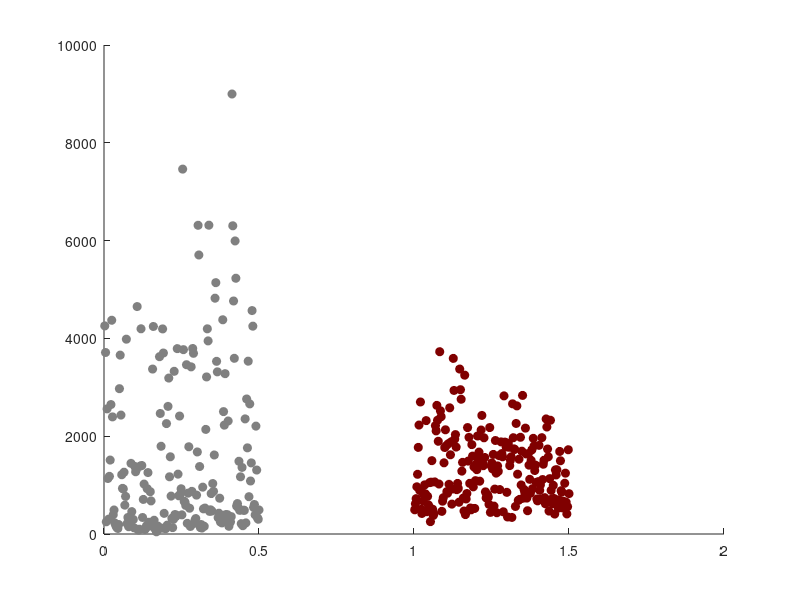

Write the MATLAB code that produced this figure. (Note: this script raises an error after producing the figure.)
% this code takes values of FISH intensity per cell in different conditions
% (input as different variables, see next section for data format)
% fits them to a sum of lognormal distributions, plots and saves the result of the
% fit.

%% Set up here the variables, their names for plot labels, their color
% this line for demo only, comment out if using your own data
load('histFISHtestDataSet.mat');

% make sure that there are the same number of elements in each of the three
% following variables!

% variables start here:

% each entry of this cell array should be a vertical vector corresponding 
% to one of the conditions of the experiment.
condVars = {mCherry,ints11};

% each entry of this cell array should be a character array that stores the
% name of each condition to be used in plot labels.
condNames = {'mCherry RNAi','Ints11 RNAi'}; 

% each entry of this cell array stores a 3x1 array of RGB values (0-1) used
% to plot the corresponding conditions.
condColors = {  [0.5,0.5,0.5];... % gray
                [0.5,0,0]};       % red

% this is the value of the background to be subtracted from each intensity
% value.
backgroundInt = 100;

% bin size of the histogram of the FISH intensity in the final plot
histBin = 150; 

% this stores the output table of the fit results. Without a directory
% name, it will be saved in the active matlab folder (likely where your
% code is).
% saves two files, one called <outFileName>Res.txt and one called
% <outFileName>Params.txt.
outFileName = 'HistFISH';

% Note that the fit boundaries might need to be adjusted to match different
% experiments. Go to the code lines where these values are set and adjust the values:
    % histLogBin = 0.1; % bin size for the histogram of the log transformed variable
    % a1min = 0.1; % minimum fraction of low-intensity population (0-1)
    % a1max = 0.9; % maximum fraction of low-intensity population (0-1)
    % mu1min = 1; % minimum value of the mean of the low-intensity population in the log-transformed variable
    % mu1max = 7; % maximum value of the mean of the low-intensity population in the log-transformed variable
    % sig1min = 0.1; % minimum value of the std of the low-intensity population in the log-transformed variable
    % sig1max = 1.2; % maximum value of the std of the low-intensity population in the log-transformed variable
    % mu2min = 7; % same as mu1min for high-intensity population
    % mu2max = 12; % same as mu1max for high-intensity population
    % sig2min = 0.1; % same as sig1min for high-intensity population
    % sig2max = 1.2; % same as sig1max for high-intensity population

%% subtract background from intensity values
condVarsCorr = cell(size(condVars));

for i=1:numel(condVars)
    condVarsCorr{i} = condVars{i} - backgroundInt;
end    

%%  Side by side scatter plot of ctrl vs RNAi
figure('Name','Scatter plots intensities');
hold;
for i=1:numel(condVarsCorr)
    scatter(i-1+ (1:numel(condVarsCorr{i}))/(2*numel(condVarsCorr{i})),condVarsCorr{i},'o',...
        'MarkerFaceColor',condColors{i},'MarkerEdgeColor',condColors{i});
end

alpha(0.25);
xlim([-0.5,2]);
xticks([0.25,1.25]);
xticklabels(condNames);
xtickangle(45);
ylabel('H3 RNA FISH intensity per cell');

%% fit the histogram of log(intensity+1) to the sum of two gaussians

% set up the parameters for fit of the log-transformed variable to a sum of 2 gaussians (bootstrap)
itnum = 100; % number of iterations
use_weights = 1; % whether to use statistical weights in the fit

%----------------------------------------------------------------------------------
% the following parameters might need to be adjusted to match different experiments
histLogBin = 0.1; % bin size for the histogram of the log transformed variable
a1min = 0.1; % minimum fraction of low-intensity population (0-1)
a1max = 0.9; % maximum fraction of low-intensity population (0-1)
mu1min = 1; % minimum value of the mean of the low-intensity population in the log-transformed variable
mu1max = 7; % maximum value of the mean of the low-intensity population in the log-transformed variable
sig1min = 0.1; % minimum value of the std of the low-intensity population in the log-transformed variable
sig1max = 1.2; % maximum value of the std of the low-intensity population in the log-transformed variable
mu2min = 7; % same as mu1min for high-intensity population
mu2max = 12; % same as mu1max for high-intensity population
sig2min = 0.1; % same as sig1min for high-intensity population
sig2max = 1.2; % same as sig1max for high-intensity population
% end of adjustable parameters.
%------------------------------

% combine all boundary conditions into two vectors
lb = [a1min, mu1min, sig1min, mu2min, sig2min];
ub = [a1max, mu1max, sig1max, mu2max, sig2max];

% compute histograms of the log-transformed variables, and fit it to
% the sum of two gaussians
for i=1:numel(condVarsCorr)

    [nLog{i},xLog{i}] = hist( log(condVarsCorr{i}+1),...
        0:histLogBin:max(log(condVarsCorr{i}+1))+histLogBin);

    [ mVals{i},sVals{i},xFitLog{i},yFitLog{i} ] = fit_2_gaussian_bootstrap( ...
    log(condVarsCorr{i}+1), itnum, histLogBin, use_weights, lb, ub );
end

% plot log-transformed results of the fit
figure('Name','Log-transformed Histograms and fits');
hold;
for i=1:numel(condVarsCorr)
    plot(xLog{i}-1,nLog{i},'Color',condColors{i},...
        'DisplayName',[condNames{i},' log(x+1) histogram']);
    plot(xFitLog{i}-1,yFitLog{i}*sum(nLog{i}),'Color',condColors{i},...
        'LineWidth',2,'DisplayName',[condNames{i},' fit']);
end
xlabel('log(x+1) transform of H3 RNA FISH intensity per cell');
ylabel('Counts');


%% reverse-transform results of the log-transform fit back into linear space

% factor used to define the sampling interval 
    % of the fitted function for a smooth plot. 
    % E.g. if the histogram of the data is computed with a bin size histBin = 150, 
    % the fitted function will be evaluated every histBin/overSamplingFactor, 
    % i.e. 15 if overSamplingFactor = 10.
overSamplingFactor = 10; 

% complute global maximum value    
globMax = -Inf;
for i=1:numel(condVarsCorr)
    if max(condVarsCorr{i}) > globMax
        globMax = max(condVarsCorr{i});
    end
end

x = cell(numel(condVarsCorr),1);
n = cell(numel(condVarsCorr),1);
xfit = cell(numel(condVarsCorr),1);
yfit = cell(numel(condVarsCorr),1);
for i=1:numel(condVarsCorr)
    % compute the histogram of the data in linear space
    [n{i},x{i}] = hist(condVarsCorr{i},0:histBin:globMax+histBin);
    
    % compute the values of the fit function
    xfit{i} = 0:histBin/overSamplingFactor:(globMax+histBin);

    yfit{i} = (mVals{i}(1)*normpdf(log(xfit{i}+1),mVals{i}(2),mVals{i}(3)) ...
        + (1-mVals{i}(1))*normpdf(log(xfit{i}+1),mVals{i}(4),mVals{i}(5)))./(xfit{i}+1);

    yfit{i} = overSamplingFactor*yfit{i}/sum(yfit{i})*sum(n{i});
end

fh = figure('Name','Histogram + fit');
vSpace = 0.1;
vHeight = (1-vSpace*(numel(condVarsCorr)+1))/numel(condVarsCorr);
ah = cell(numel(condVarsCorr),1);
for i=1:numel(condVarsCorr)
    ah{i} = axes('Parent',fh,'Position',[0.1,1-i*(vHeight+vSpace),0.8,vHeight],...
        'Units','normalized');
    hold;
    xlabel('FISH intensity');
    ylabel('Counts');
end

for i=1:numel(condVarsCorr)
    % plot data as bar plot
    h = bar(ah{i},x{i},n{i},'FaceColor',condColors{i},...
        'EdgeColor',condColors{i},...
        'FaceAlpha',0.5,...
        'EdgeAlpha',0,...
        'LineWidth',1,'BarWidth',1);
    set(h,'DisplayName',[condNames{i},' data']);
    
    % plot fit;
    % note that the formula of the variance of the log-normal distribution if the
    % log transformed distribution has mean mu and std sigma is:
    % (exp(sigma^2) - 1)*exp(2*mu + sigma^2)
    % from https://en.wikipedia.org/wiki/Log-normal_distribution
    plot(ah{i},xfit{i},yfit{i},'Color',condColors{i},'LineWidth',2,...
        'DisplayName',[condNames{i},' fit:',newline,...
        'a_1 = ',num2str(mVals{i}(1),'%.2f'),...
        ' +/- ',num2str(sVals{i}(1),'%.1f'),...
        '; \mu_1 = ',num2str(exp(mVals{i}(2))-1,'%.0f'),...
        ' +/- ',num2str((exp(sVals{i}(2)+mVals{i}(2))-exp(-sVals{i}(2)+mVals{i}(2)))/2,'%.0f'),...
        '; \sigma_1 = ',...
        num2str( logNormStd(mVals{i}(2),mVals{i}(3)),'%.0f'),...
        ' +/- ',num2str( (logNormStd(mVals{i}(2),mVals{i}(3)+sVals{i}(3)) ...
        - logNormStd(mVals{i}(2),mVals{i}(3)-sVals{i}(3)))/2,'%.0f'),...
        ';',newline,...
        'a_2 = ',num2str(1-mVals{i}(1),'%.2f'),...
        ' +/- ',num2str(sVals{i}(1),'%.1f'),...
        '; \mu_2 = ',num2str(exp(mVals{i}(4))-1,'%.0f'),...
        ' +/- ',num2str((exp(mVals{i}(4)+ sVals{i}(4))- exp(mVals{i}(4)- sVals{i}(4)))/2,'%.0f'),...
        '; \sigma_2 = ',...
        num2str( logNormStd(mVals{i}(4),mVals{i}(5)),'%.0f'),...
        ' +/- ',num2str( (logNormStd(mVals{i}(4),mVals{i}(5)+sVals{i}(5)) ...
        - logNormStd(mVals{i}(4),mVals{i}(5)-sVals{i}(5)))/2,'%.0f')]);

    axes(ah{i});
    legend show;
end

%% output the fitting results as a table
a1 = zeros(numel(condVarsCorr),1);
a2 = zeros(numel(condVarsCorr),1);
mu1 = zeros(numel(condVarsCorr),1);
mu2 = zeros(numel(condVarsCorr),1);
sig1 = zeros(numel(condVarsCorr),1);
sig2 = zeros(numel(condVarsCorr),1);

a1Err = zeros(numel(condVarsCorr),1);
a2Err = zeros(numel(condVarsCorr),1);
mu1Err = zeros(numel(condVarsCorr),1);
mu2Err = zeros(numel(condVarsCorr),1);
sig1Err = zeros(numel(condVarsCorr),1);
sig2Err = zeros(numel(condVarsCorr),1);

for i=1:numel(condVarsCorr)
    a1(i,1) = mVals{i}(1);
    a1Err(i,1) = sVals{i}(1);
    
    mu1(i,1) = exp(mVals{i}(2))-1;
    mu1Err(i,1) = (exp(mVals{i}(2)+sVals{i}(2))-exp(mVals{i}(2)-sVals{i}(2)))/2;
    sig1(i,1) = logNormStd(mVals{i}(2),mVals{i}(3));
    sig1Err(i,1) = (logNormStd(mVals{i}(2),mVals{i}(3)+sVals{i}(3)) ...
        - logNormStd(mVals{i}(2),mVals{i}(3)-sVals{i}(3)))/2;

    a2(i,1) = 1 - mVals{i}(1);
    a2Err(i,1) = sVals{i}(1);
    
    mu2(i,1) = exp(mVals{i}(4))-1;
    mu2Err(i,1) = (exp(mVals{i}(4)+sVals{i}(4))-exp(mVals{i}(4)-sVals{i}(4)))/2;
    sig2(i,1) = logNormStd(mVals{i}(4),mVals{i}(3));
    sig2Err(i,1) = (logNormStd(mVals{i}(4),mVals{i}(5)+sVals{i}(5)) ...
        - logNormStd(mVals{i}(4),mVals{i}(5)-sVals{i}(5)))/2;

end

t =table(condNames',a1,a1Err,mu1,mu1Err,sig1,sig1Err,a2,a2Err,mu2,mu2Err,sig2,sig2Err);
t = renamevars(t,{'Var1'},{'condition'});

writetable(t,[outFileName,'Res.txt'],'Delimiter','\t');

%% output the parameters
parameterName = {   'backgroundInt';...
                    'histBin'; ...
                    'itnum';...
                    'use_weights';...
                    'histLogBin';...
                    'a1min';...
                    'a1max';...
                    'mu1min';...
                    'mu1max';...
                    'sig1min';...
                    'sig1max';...
                    'mu2min';...
                    'mu2max';...
                    'sig2min';...
                    'sig2max'};

parameterValue = [  backgroundInt;...
                    histBin; ...
                    itnum;...
                    use_weights;...
                    histLogBin;...
                    a1min;...
                    a1max;...
                    mu1min;...
                    mu1max;...
                    sig1min;...
                    sig1max;...
                    mu2min;...
                    mu2max;...
                    sig2min;...
                    sig2max];

tp = table(parameterName,parameterValue);
writetable(tp,[outFileName,'Params.txt'],'Delimiter','\t');
%%
%%%%%%%%%%%%%%%%%%%%%%%%%%%%%%%%%%%%%%%%%%%%%%%%%%%%%%%%%%%%%%%%%%%%%%%%%%%
% ENTER OBSOLETE CHUNK OF CODE - IGNORE , IT WILL NOT EXECUTE
% note there is a useful function after the obsolete chunk.
%%%%%%%%%%%%%%%%%%%%%%%%%%%%%%%%%%%%%%%%%%%%%%%%%%%%%%%%%%%%%%%%%%%%%%%%%%%
%% the following is obsolete for reference, ignore
runObsoleteCode = 0;

%% histogram, fit to two gaussians
% the gaussian fit of the distributions fails to capture the long tails -
% not optimal
if runObsoleteCode
    


    backgroundInt = 100;
    mCherryCorr = mCherry - backgroundInt;
    ints11Corr = ints11-backgroundInt;
    
    % fit to 2 gaussian (bootstrap)
    itnum = 1000;
    histBin = 100;
    use_weights = 0;
    
    [nCh,xCh] = hist(mCherryCorr,0:histBin:10000);
    [nInts,xInts] = hist(ints11Corr,0:histBin:10000);
    
    a1min = 0.1;
    a1max = 0.9;
    mu1min = 50;
    mu1max = 1200;
    sig1min = 50;
    sig1max = 500;
    mu2min = 1200;
    mu2max = 10000; 
    sig2min = 50;
    sig2max = 10000;
    lb = [a1min, mu1min, sig1min, mu2min, sig2min];
    ub = [a1max, mu1max, sig1max, mu2max, sig2max];
    [ mvalsCh,svalsCh,xfitCh,yfitCh ] = fit_2_gaussian_bootstrap( ...
        mCherryCorr, itnum, histBin, use_weights, lb, ub );
    
    [ mvalsInts,svalsInts,xfitInts,yfitInts ] = fit_2_gaussian_bootstrap( ...
        ints11Corr, itnum, histBin, use_weights, lb, ub );
    %
    figure('Name','Histogram Ints11 RNAi vs ctrl');
    hold;
    plot(xCh,nCh,'-o','Color',[0.5,0.5,0.5],...
        'MarkerFaceColor',[0.5,0.5,0.5],'MarkerEdgeColor',[0.5,0.5,0.5]);
    plot(xInts,nInts,'-o','Color',[0.75,0,0],...
        'MarkerFaceColor',[0.75,0,0],'MarkerEdgeColor',[0.75,0,0]);
    
    plot(xfitCh,yfitCh*sum(nCh),'Color',[0.5,0.5,0.5],'LineWidth',2);
    plot(xfitInts,yfitInts*sum(nInts),'Color',[0.75,0,0],'LineWidth', 2);
    xlim([0,10000]);
end

%% fit to sum of two lognormals (doesn't work that well)
if runObsoleteCode

    backgroundInt = 100;
    mCherryCorr = mCherry - backgroundInt;
    ints11Corr = ints11-backgroundInt;

    % this works for ints11
    x = 0:10000;
    y = 16000*lognpdf(x,6.6,0.3)+18000*lognpdf(x,7.5,0.2);
    plot(x,y);
    % this works for ctrl
    x = 0:10000;
    y = 26000*lognpdf(x,5.9,0.9)+13000*lognpdf(x,8.2,0.27);
    plot(x,y);

    figure('Name','Fit to 2 Log-normal histograms Ints11 RNAi vs ctrl');
    hold;
    histBin = 100;
    use_weights = 0;
    
    itnum = 100;
    
    a1min = 0;
    a1max = 1;
    mu1min = 5.6;
    mu1max = 7;
    sig1min = 0.2;
    sig1max = 0.9;
    mu2min = 7.5;
    mu2max = 9;
    sig2min = 0.1;
    sig2max = 0.3;
    lb = [a1min, mu1min, sig1min, mu2min, sig2min];
    ub = [a1max, mu1max, sig1max, mu2max, sig2max];
    
    [nCh,xCh] = hist(mCherryCorr,0:histBin:10000);
    [nInts,xInts] = hist(ints11Corr,0:histBin:10000);
    
    [ mvalsCh,svalsCh,xfitCh,yfitCh ] = fit_2_lognormal_bootstrap( ...
        mCherryCorr, itnum, histBin, use_weights, lb, ub );
    
    [ mvalsInts,svalsInts,xfitInts,yfitInts ] = fit_2_lognormal_bootstrap( ...
        ints11Corr, itnum, histBin, use_weights, lb, ub );
    
    plot(xCh,nCh,'Color',[0.5,0.5,0.5]);
    plot(xInts,nInts,'Color',[0.75,0,0]);
    plot(xfitCh,yfitCh*sum(nCh),'Color',[0.5,0.5,0.5],'LineWidth',2);
    plot(xfitInts,yfitInts*sum(nInts),'Color',[0.75,0,0],'LineWidth', 2);
    xlim([0,10000]);
end


%%%%%%%%%%%%%%%%%%%%%%%%%%%%%%%%%%%%%%%%%%%%%%%%%%%%%%%%%%%%%%%%%%%%%%%%%%%
%END OF OBSOLETE CODE
%%%%%%%%%%%%%%%%%%%%%%%%%%%%%%%%%%%%%%%%%%%%%%%%%%%%%%%%%%%%%%%%%%%%%%%%%%%
%%
% the formula of the variance of the log-normal distribution if the
% log transformed distribution has mean mu and std sigma is:
% (exp(sigma^2) - 1)*exp(2*mu + sigma^2)
% from https://en.wikipedia.org/wiki/Log-normal_distribution
function s = logNormStd(mu,sigma)
    s = sqrt((exp(sigma^2) - 1)*exp(2*mu + sigma^2));
end

%% 
function [ mvals,svals,xfit,yfit ] = fit_2_gaussian_bootstrap( ...
    r, itnum, histbin, use_weights, lb, ub )

% fits a distribution of datapoints to a sum of two gaussian populations:
% a1 / (sqrt(2*pi).*sig1) * exp( - (x - mu1)^2 / (2*sig1^2) ) ...
% + (1- a1) / (sqrt(2*pi).*sig2) * exp( - (x - mu2)^2 / (2*sig2^2) )

% INPUT
% r: the data (1D array of random variables from bimodal distribution)
% itnum: Number of iterations of the bootstrap algorithm (100 to 1000
% should do it).
% histbin:  bin size of the histogram used to fit the data (depends on your
% data)
% use_weights: set this flag to 1 to include statistical weights into 
    % the fit (sqrt(n_i) for each bar n_i); recommended. Set to 0 to ignore
    % statistical weights.

% lb, ub: fit parameters constraints
% lb = [a1min, mu1min, sig1min, mu2min, sig2min];
% ub = [a1max, mu1max, sig1max, mu2max, sig2max];
    % where:
    % a1 is the fraction (0 to 1) of the population in the low mean-value mode
    % mu1 is the mean value of the low mean-value mode
    % sig1 is the sigma of the low mean-value mode
    % mu2 is the mean value of the high mean-value mode
    % sig2 is the sigma of the high mean-value mode

% OUTPUT
% mvals: the median parameters of the 2-normal fit, in the following order:
% a1, the fraction (0 to 1) of the population in the low mean-value mode
% mu1, the mean value of the low mean-value mode
% sig1, the sigma of the low mean-value mode
% mu2, the mean value of the high mean-value mode
% sig2, the sigma of the high mean-value mode

% svals: the standard deviation of the parameters (i.e. error on the fit),
% same order as above

% xfit: is the x coordinate of the best fitted curve over the data range
% yfit: is the y coordinate of the best fitted curve over the data range

%% get started
n = numel(r);

% set fit convergence criteria
options = optimset('TolX',.001,'MaxIter',1000);

%% create fitting function
fit2gauss = fittype('a1./(sqrt(2*pi).*sig1).*exp(-(x-mu1).^2./(2*sig1.^2)) + (1-a1)./(sqrt(2*pi).*sig2).*exp(-(x-mu2).^2./(2*sig2.^2))',...
            'dependent',{'y'},'independent',{'x'},...
            'coefficients',{'a1','mu1','sig1','mu2','sig2'});

fitopts = fitoptions('Method', 'LinearLeastSquares');

%% bootstrap loop

% generate the edges of each bin of the histogram
hist_edges = min(r):histbin:max(r); 

vals = [];
for i = 1:itnum
    % random sample of opriginal dataset
    data_tmp = r(randsample(n,n,1));
    
    % generate histogram
    [ntmp,xtmp] = histcounts(data_tmp,hist_edges);
    
    % normalize to 1
    ntmp = ntmp/(sum(ntmp)*histbin);
    
    % compute bin centers coordinates
    xtmp = (xtmp(1:end-1) + xtmp(2:end))/2;
    
    % generate guess values of the coefficients to initialize the fit
    m1tmp = quantile(data_tmp,0.25);
    m2tmp = quantile(data_tmp,0.75);
    s1tmp = (m2tmp - m1tmp)/2;
    s2tmp = (m2tmp - m1tmp)/2;
    
    % set options
    if use_weights == 1
        fitopts = fitoptions('Method', 'NonLinearLeastSquares',...
            'Weights',sqrt(ntmp'),...
            'Lower',lb,...
            'Upper',ub,...
            'Startpoint',[0.5,m1tmp,s1tmp,m2tmp,s2tmp]);
    else
        fitopts = fitoptions('Method', 'NonLinearLeastSquares',...
            'Lower',lb,...
            'Upper',ub,...
            'Startpoint',[0.5,m1tmp,s1tmp,m2tmp,s2tmp]);
    end
    
    % fit to 2 gaussians
    tmpfit = fit(xtmp',ntmp',fit2gauss,fitopts);
    
    % collect coefficients in vector
    tmpcoefs = coeffvalues(tmpfit);
    
    % make sure that the gaussian modes are ordered by increasing mean
    is_ordered = tmpcoefs(2) < tmpcoefs(4);
    if ~is_ordered
        tmpcoefs = [1-tmpcoefs(1) , ...
            tmpcoefs(4),...
            tmpcoefs(5),...
            tmpcoefs(2),...
            tmpcoefs(3)];         
    end
    
    % append ordered coefficients to coef list
    vals = [vals; tmpcoefs];
end

%% compute results statistics and fitted curve 
mvals = median(vals);
svals = std(vals);

% compute fitted curve over 1000 bins spanning the data range
xfit = min(hist_edges): ...
    (max(hist_edges) - min(hist_edges))/1000 : ...
    max(hist_edges);

% compute fit values
yfit = mvals(1)/(sqrt(2*pi).*mvals(3))*exp(-(xfit-mvals(2)).^2./(2*mvals(3).^2)) + ...
    (1-mvals(1))/(sqrt(2*pi).*mvals(5))*exp(-(xfit-mvals(4)).^2./(2*mvals(5).^2));

%normalize to cumulated sum = 1
yfit = yfit * histbin;

end

